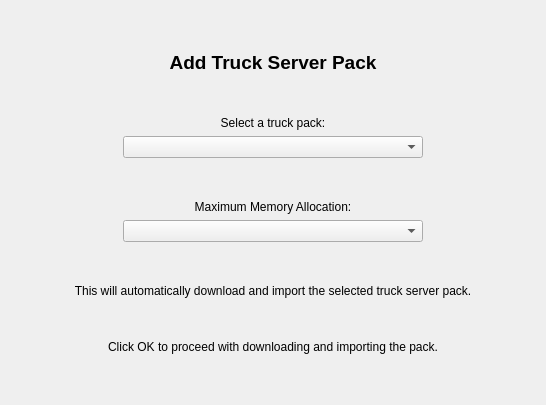
<?xml version="1.0" encoding="UTF-8"?>
<ui version="4.0">
 <class>TruckPackPage</class>
 <widget class="QWidget" name="TruckPackPage">
  <property name="geometry">
   <rect>
    <x>0</x>
    <y>0</y>
    <width>546</width>
    <height>405</height>
   </rect>
  </property>
  <layout class="QVBoxLayout" name="verticalLayout">
   <item>
    <spacer name="verticalSpacer_top">
     <property name="orientation">
      <enum>Qt::Vertical</enum>
     </property>
     <property name="sizeHint" stdset="0">
      <size>
       <width>20</width>
       <height>40</height>
      </size>
     </property>
    </spacer>
   </item>
   <item>
    <widget class="QLabel" name="titleLabel">
     <property name="text">
      <string>Add Truck Server Pack</string>
     </property>
     <property name="alignment">
      <set>Qt::AlignCenter</set>
     </property>
     <property name="font">
      <font>
       <pointsize>14</pointsize>
       <weight>75</weight>
       <bold>true</bold>
      </font>
     </property>
    </widget>
   </item>
   <item>
    <spacer name="verticalSpacer_middle1">
     <property name="orientation">
      <enum>Qt::Vertical</enum>
     </property>
     <property name="sizeHint" stdset="0">
      <size>
       <width>20</width>
       <height>20</height>
      </size>
     </property>
    </spacer>
   </item>
   <item>
    <widget class="QLabel" name="selectLabel">
     <property name="text">
      <string>Select a truck pack:</string>
     </property>
     <property name="alignment">
      <set>Qt::AlignCenter</set>
     </property>
    </widget>
   </item>
   <item>
    <layout class="QHBoxLayout" name="horizontalLayout">
     <item>
      <spacer name="horizontalSpacer_left">
       <property name="orientation">
        <enum>Qt::Horizontal</enum>
       </property>
       <property name="sizeHint" stdset="0">
        <size>
         <width>40</width>
         <height>20</height>
        </size>
       </property>
      </spacer>
     </item>
     <item>
      <widget class="QComboBox" name="packComboBox">
       <property name="minimumSize">
        <size>
         <width>300</width>
         <height>0</height>
        </size>
       </property>
      </widget>
     </item>
     <item>
      <spacer name="horizontalSpacer_right">
       <property name="orientation">
        <enum>Qt::Horizontal</enum>
       </property>
       <property name="sizeHint" stdset="0">
        <size>
         <width>40</width>
         <height>20</height>
        </size>
       </property>
      </spacer>
     </item>
    </layout>
   </item>
   <item>
    <spacer name="verticalSpacer_middle2">
     <property name="orientation">
      <enum>Qt::Vertical</enum>
     </property>
     <property name="sizeHint" stdset="0">
      <size>
       <width>20</width>
       <height>10</height>
      </size>
     </property>
    </spacer>
   </item>
   <item>
    <widget class="QLabel" name="ramLabel">
     <property name="text">
      <string>Maximum Memory Allocation:</string>
     </property>
     <property name="alignment">
      <set>Qt::AlignCenter</set>
     </property>
    </widget>
   </item>
   <item>
    <layout class="QHBoxLayout" name="horizontalLayout_2">
     <item>
      <spacer name="horizontalSpacer_left_2">
       <property name="orientation">
        <enum>Qt::Horizontal</enum>
       </property>
       <property name="sizeHint" stdset="0">
        <size>
         <width>40</width>
         <height>20</height>
        </size>
       </property>
      </spacer>
     </item>
     <item>
      <widget class="QComboBox" name="ramComboBox">
       <property name="minimumSize">
        <size>
         <width>300</width>
         <height>0</height>
        </size>
       </property>
      </widget>
     </item>
     <item>
      <spacer name="horizontalSpacer_right_2">
       <property name="orientation">
        <enum>Qt::Horizontal</enum>
       </property>
       <property name="sizeHint" stdset="0">
        <size>
         <width>40</width>
         <height>20</height>
        </size>
       </property>
      </spacer>
     </item>
    </layout>
   </item>
   <item>
    <spacer name="verticalSpacer_middle3">
     <property name="orientation">
      <enum>Qt::Vertical</enum>
     </property>
     <property name="sizeHint" stdset="0">
      <size>
       <width>20</width>
       <height>10</height>
      </size>
     </property>
    </spacer>
   </item>
   <item>
    <widget class="QLabel" name="descriptionLabel">
     <property name="text">
      <string>This will automatically download and import the selected truck server pack.</string>
     </property>
     <property name="alignment">
      <set>Qt::AlignCenter</set>
     </property>
     <property name="wordWrap">
      <bool>true</bool>
     </property>
    </widget>
   </item>
   <item>
    <spacer name="verticalSpacer_middle4">
     <property name="orientation">
      <enum>Qt::Vertical</enum>
     </property>
     <property name="sizeHint" stdset="0">
      <size>
       <width>20</width>
       <height>20</height>
      </size>
     </property>
    </spacer>
   </item>
   <item>
    <widget class="QLabel" name="instructionLabel">
     <property name="text">
      <string>Click OK to proceed with downloading and importing the pack.</string>
     </property>
     <property name="alignment">
      <set>Qt::AlignCenter</set>
     </property>
     <property name="wordWrap">
      <bool>true</bool>
     </property>
    </widget>
   </item>
   <item>
    <spacer name="verticalSpacer_bottom">
     <property name="orientation">
      <enum>Qt::Vertical</enum>
     </property>
     <property name="sizeHint" stdset="0">
      <size>
       <width>20</width>
       <height>40</height>
      </size>
     </property>
    </spacer>
   </item>
  </layout>
 </widget>
 <resources/>
 <connections/>
</ui>
